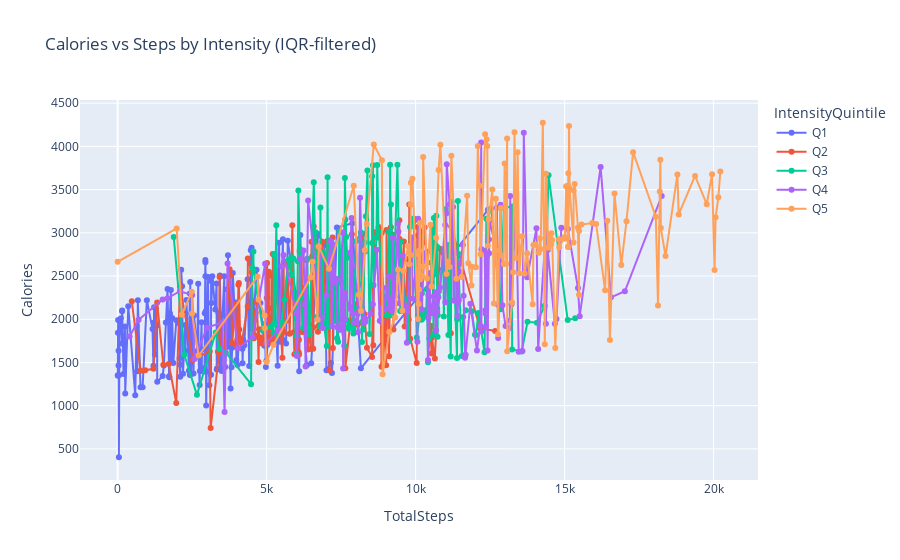

The notebook cell saved with this chart:
### Code cell
#trying running iqr to remove outliers
r2_iqr = irq_filter(r2, r2['TotalSteps'], r2['Calories'])

df_agg = (r2_iqr.groupby(['IntensityQuintile','TotalSteps'], observed=True)['Calories']
            .mean().reset_index()
            .sort_values(['IntensityQuintile','TotalSteps']))

fig = px.line(
    df_agg, x='TotalSteps', y='Calories',
    color='IntensityQuintile', markers=True,
    title='Calories vs Steps by Intensity (IQR-filtered)'
)
fig.show()

### Figure 1 — Plotly figure (JSON) as saved in the notebook; plotly's stock layout.template omitted (floating-point values rounded to 4 significant figures; data arrays with more than 128 entries replaced by an {"elided": "..."} marker saying what was removed)
{"data": [{"hovertemplate": "IntensityQuintile=Q1<br>TotalSteps=%{x}<br>Calories=%{y}<extra></extra>", "legendgroup": "Q1", "line": {"color": "#636efa", "dash": "solid"}, "marker": {"symbol": "circle"}, "mode": "lines+markers", "name": "Q1", "orientation": "v", "showlegend": true, "type": "scatter", "x": {"elided": "168 int values"}, "xaxis": "x", "y": {"elided": "168 float values"}, "yaxis": "y"}, {"hovertemplate": "IntensityQuintile=Q2<br>TotalSteps=%{x}<br>Calories=%{y}<extra></extra>", "legendgroup": "Q2", "line": {"color": "#EF553B", "dash": "solid"}, "marker": {"symbol": "circle"}, "mode": "lines+markers", "name": "Q2", "orientation": "v", "showlegend": true, "type": "scatter", "x": {"elided": "170 int values"}, "xaxis": "x", "y": {"elided": "170 float values"}, "yaxis": "y"}, {"hovertemplate": "IntensityQuintile=Q3<br>TotalSteps=%{x}<br>Calories=%{y}<extra></extra>", "legendgroup": "Q3", "line": {"color": "#00cc96", "dash": "solid"}, "marker": {"symbol": "circle"}, "mode": "lines+markers", "name": "Q3", "orientation": "v", "showlegend": true, "type": "scatter", "x": {"elided": "171 int values"}, "xaxis": "x", "y": {"elided": "171 float values"}, "yaxis": "y"}, {"hovertemplate": "IntensityQuintile=Q4<br>TotalSteps=%{x}<br>Calories=%{y}<extra></extra>", "legendgroup": "Q4", "line": {"color": "#ab63fa", "dash": "solid"}, "marker": {"symbol": "circle"}, "mode": "lines+markers", "name": "Q4", "orientation": "v", "showlegend": true, "type": "scatter", "x": {"elided": "170 int values"}, "xaxis": "x", "y": {"elided": "170 float values"}, "yaxis": "y"}, {"hovertemplate": "IntensityQuintile=Q5<br>TotalSteps=%{x}<br>Calories=%{y}<extra></extra>", "legendgroup": "Q5", "line": {"color": "#FFA15A", "dash": "solid"}, "marker": {"symbol": "circle"}, "mode": "lines+markers", "name": "Q5", "orientation": "v", "showlegend": true, "type": "scatter", "x": {"elided": "151 int values"}, "xaxis": "x", "y": {"elided": "151 float values"}, "yaxis": "y"}], "layout": {"legend": {"title": {"text": "IntensityQuintile"}, "tracegroupgap": 0}, "title": {"text": "Calories vs Steps by Intensity (IQR-filtered)"}, "xaxis": {"anchor": "y", "domain": [0, 1], "title": {"text": "TotalSteps"}}, "yaxis": {"anchor": "x", "domain": [0, 1], "title": {"text": "Calories"}}}}
